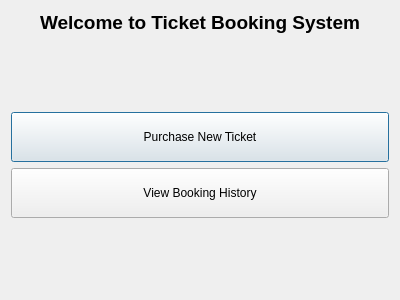
<?xml version="1.0" encoding="UTF-8"?>
<ui version="4.0">
 <class>WelcomeScreenDialog</class>
 <widget class="QDialog" name="WelcomeScreenDialog">
  <property name="geometry">
   <rect>
    <x>0</x>
    <y>0</y>
    <width>400</width>
    <height>300</height>
   </rect>
  </property>
  <property name="windowTitle">
   <string>Welcome - Ticket Booking System</string>
  </property>
  <layout class="QVBoxLayout" name="verticalLayout">
   <item>
    <widget class="QLabel" name="titleLabel">
     <property name="font">
      <font>
       <pointsize>14</pointsize>
       <bold>true</bold>
      </font>
     </property>
     <property name="alignment">
      <set>Qt::AlignCenter</set>
     </property>
     <property name="text">
      <string>Welcome to Ticket Booking System</string>
     </property>
    </widget>
   </item>
   <item>
    <spacer name="verticalSpacer">
     <property name="orientation">
      <enum>Qt::Vertical</enum>
     </property>
     <property name="sizeHint" stdset="0">
      <size>
       <width>20</width>
       <height>40</height>
      </size>
     </property>
    </spacer>
   </item>
   <item>
    <widget class="QPushButton" name="purchaseButton">
     <property name="minimumSize">
      <size>
       <width>200</width>
       <height>50</height>
      </size>
     </property>
     <property name="text">
      <string>Purchase New Ticket</string>
     </property>
    </widget>
   </item>
   <item>
    <widget class="QPushButton" name="historyButton">
     <property name="minimumSize">
      <size>
       <width>200</width>
       <height>50</height>
      </size>
     </property>
     <property name="text">
      <string>View Booking History</string>
     </property>
    </widget>
   </item>
   <item>
    <spacer name="verticalSpacer_2">
     <property name="orientation">
      <enum>Qt::Vertical</enum>
     </property>
     <property name="sizeHint" stdset="0">
      <size>
       <width>20</width>
       <height>40</height>
      </size>
     </property>
    </spacer>
   </item>
  </layout>
 </widget>
 <resources/>
 <connections/>
</ui>
